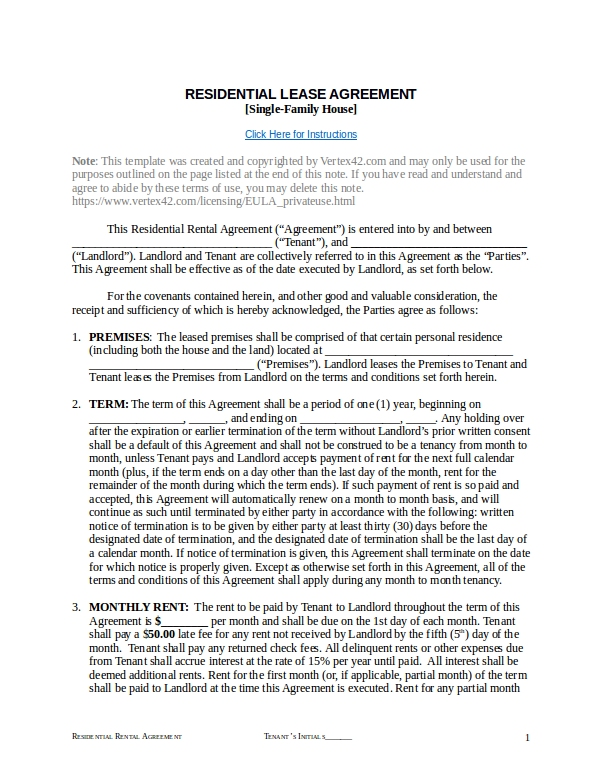
#> input picture VisiGuard/data/official_template.jpg, 600 x 776 px
$ python cli.py ../VisiGuard/data/official_template.jpg out.png 5
#> lines starting #> are read from the running program, lines starting #| are printed output that depends on the picture
### ML/ELA.py
import os
from PIL import Image, ImageChops

def generate_ela(image_path, quality=90):
    """
    Performs Error Level Analysis (ELA) to expose digital modifications.

    :param image_path: Path to the input image file
    :param quality: Resave quality level (95 for subtle edits, 70 for web/compressed images)
    :return: PIL Image object containing the high-contrast error map
    """
#> called with image_path = '../VisiGuard/data/official_template.jpg', quality = 5
    # Open the target image and force it into standard RGB mode
    original = Image.open(image_path).convert('RGB')
#> original is the input picture: PIL image 600x776 RGB; mean R, G, B 236.9, 237.1, 236.9
    temp_jpeg = "temp_compression_test.jpg"

    try:
        # Step 1: Resave at target quality level to force compression divergence
        original.save(temp_jpeg, 'JPEG', quality=quality)
        compressed = Image.open(temp_jpeg)
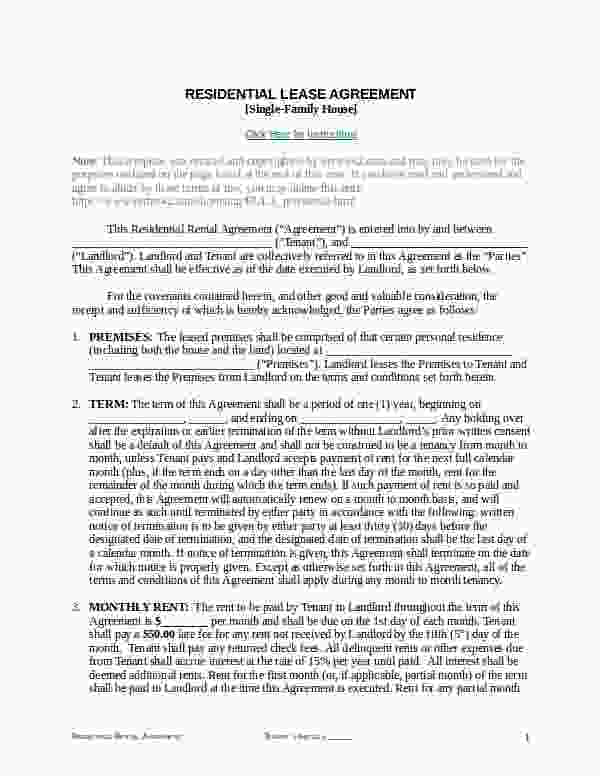
#> compressed: PIL image 600x776 RGB; mean R, G, B 230.2, 230.3, 230.3

        # Step 2: Determine pixel differences between original and compressed copy
        diff = ImageChops.difference(original, compressed)
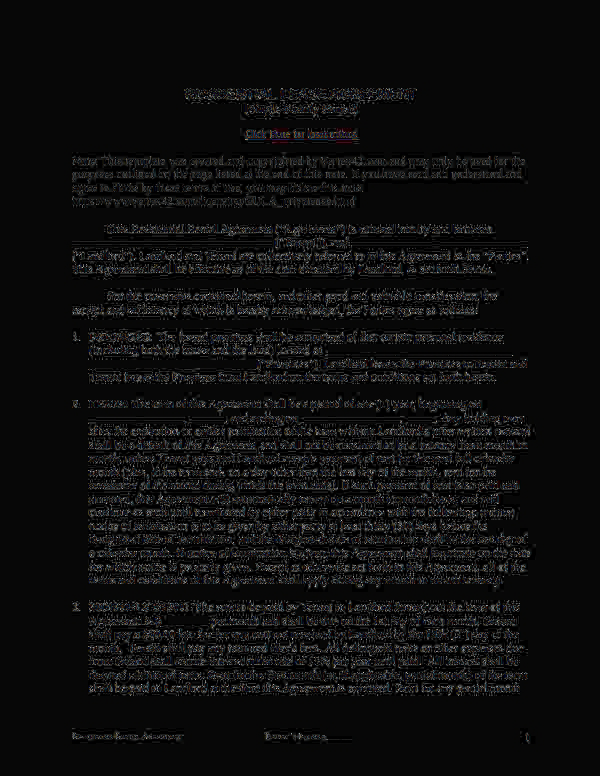
#> diff: PIL image 600x776 RGB; mean R, G, B 14.5, 14.4, 14.5

        # Step 3: Find the maximum pixel difference to calculate a brightness scale factor
        extrema = diff.getextrema()
#> extrema = ((0, 227), (0, 225), (0, 238))
        max_diff = max([ex[1] for ex in extrema])
#> max_diff = 238
        if max_diff == 0:
            max_diff = 1
        scale = 255.0 / max_diff
#> scale = 1.07

        # Step 4: Multiply the pixels by the scale to boost contrast and make it visible
        ela_image = diff.point(lambda p: p * int(scale))
        return ela_image

    finally:
        # Step 5: Housekeeping - Always delete the temporary file from your drive
        if os.path.exists(temp_jpeg):
            os.remove(temp_jpeg)


# [33 lines that do not run on import are left out]

### ML/cli.py
import sys
import os
import json
from PIL import Image

# Ensure the ML directory is in the import path
sys.path.append(os.path.dirname(os.path.abspath(__file__)))

try:
    from ELA import generate_ela
except ImportError as e:
    print(json.dumps({"success": False, "error": f"Failed to import generate_ela: {str(e)}"}))
    sys.exit(1)

def calculate_threat_score(ela_image):
    """
    Analyzes the ELA image to calculate a threat score between 0 and 100.
    Looks at the density of bright/high-contrast pixels in the error map.
    """
    try:
        # Convert to grayscale to evaluate pixel intensities
        gray_image = ela_image.convert('L')
        pixels = list(gray_image.getdata())
#> pixels = 465600 items

        # Count pixels that have substantial difference (intensity > 30 out of 255)
        total_pixels = len(pixels)
#> total_pixels = 465600
        if total_pixels == 0:
            return 0

        anomalous_pixels = sum(1 for p in pixels if p > 30)
#> anomalous_pixels = 62929
        percentage = (anomalous_pixels / total_pixels) * 100
#> percentage = 13.52

        # Map percentage to threat score:
        # Standard JPEG compression has minor ELA difference throughout.
        # High concentrations (hotspots) will drive the score up.
        threat_score = min(100, percentage * 5.0) # scaling factor
#> threat_score = 67.58
        return round(threat_score, 2)
    except Exception:
        return 0.0

def main():
    if len(sys.argv) < 3:
        print(json.dumps({
            "success": False,
            "error": "Usage: python cli.py <input_path> <output_path> [quality]"
        }))
        sys.exit(1)

    input_path = sys.argv[1]
    output_path = sys.argv[2]
    quality = int(sys.argv[3]) if len(sys.argv) > 3 else 90

    if not os.path.exists(input_path):
        print(json.dumps({
            "success": False,
            "error": f"Input file not found: {input_path}"
        }))
        sys.exit(1)

    try:
        # Generate the ELA map
        ela_img = generate_ela(input_path, quality=quality)

        # Save ELA map to the designated output path
        ela_img.save(output_path)

        # Calculate threat score
        threat_score = calculate_threat_score(ela_img)
#> threat_score = 67.58

        # Determine threat status
        if threat_score < 15:
            status = "Clean"
        elif threat_score < 45:
            status = "Suspicious"
        else:
            status = "Tampered"

        print(json.dumps({
            "success": True,
            "threatScore": threat_score,
            "status": status,
            "message": "Error Level Analysis generated successfully."
        }))
#| {"success": true, "threatScore": 67.58, "status": "Tampered", "message": "Error Level Analysis generated successfully."}

    except Exception as e:
        print(json.dumps({
            "success": False,
            "error": f"Error running ELA analysis: {str(e)}"
        }))
        sys.exit(1)

if __name__ == "__main__":
    main()
